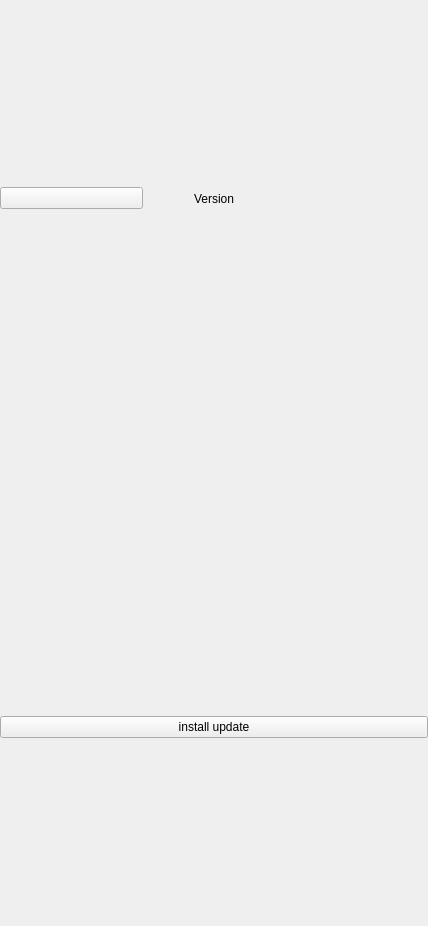
<?xml version="1.0" encoding="UTF-8"?>
<ui version="4.0">
 <class>VersionUpdate</class>
 <widget class="QWidget" name="VersionUpdate">
  <property name="geometry">
   <rect>
    <x>0</x>
    <y>0</y>
    <width>428</width>
    <height>926</height>
   </rect>
  </property>
  <property name="windowTitle">
   <string>Form</string>
  </property>
  <layout class="QVBoxLayout" name="verticalLayout">
   <property name="spacing">
    <number>0</number>
   </property>
   <property name="leftMargin">
    <number>0</number>
   </property>
   <property name="topMargin">
    <number>0</number>
   </property>
   <property name="rightMargin">
    <number>0</number>
   </property>
   <property name="bottomMargin">
    <number>0</number>
   </property>
   <item>
    <widget class="KelGuiWidget" name="Background">
     <property name="cssStyle">
      <string>backgroundcolor splashscreen_background</string>
     </property>
     <layout class="QHBoxLayout" name="horizontalLayout_2">
      <property name="spacing">
       <number>0</number>
      </property>
      <property name="leftMargin">
       <number>0</number>
      </property>
      <property name="topMargin">
       <number>0</number>
      </property>
      <property name="rightMargin">
       <number>0</number>
      </property>
      <property name="bottomMargin">
       <number>0</number>
      </property>
      <item>
       <widget class="KelGuiWidget" name="MainWidget">
        <property name="cssStyle">
         <string>base-widget</string>
        </property>
        <layout class="QVBoxLayout" name="verticalLayout_2">
         <property name="spacing">
          <number>0</number>
         </property>
         <property name="leftMargin">
          <number>0</number>
         </property>
         <property name="topMargin">
          <number>0</number>
         </property>
         <property name="rightMargin">
          <number>0</number>
         </property>
         <property name="bottomMargin">
          <number>0</number>
         </property>
         <item>
          <widget class="KelGuiWidget" name="kelGuiWidget_2">
           <property name="cssStyle">
            <string>ver-top-spacer</string>
           </property>
          </widget>
         </item>
         <item>
          <widget class="KelGuiWidget" name="widget">
           <property name="cssStyle">
            <string>ver-title-text</string>
           </property>
           <layout class="QHBoxLayout" name="horizontalLayout_4">
            <property name="spacing">
             <number>0</number>
            </property>
            <property name="leftMargin">
             <number>0</number>
            </property>
            <property name="topMargin">
             <number>0</number>
            </property>
            <property name="rightMargin">
             <number>0</number>
            </property>
            <property name="bottomMargin">
             <number>0</number>
            </property>
            <item>
             <widget class="KelGuiPushButton" name="btnReturn">
              <property name="style">
               <enum>KelGuiPushButton::Custom</enum>
              </property>
              <property name="custom">
               <url>
                <string>qrc:/gui/ui/asset/ic_close.png</string>
               </url>
              </property>
              <property name="customHover">
               <url>
                <string>qrc:/gui/ui/asset/ic_close.png</string>
               </url>
              </property>
              <property name="customPushed">
               <url>
                <string>qrc:/gui/ui/asset/ic_close.png</string>
               </url>
              </property>
              <property name="cssStyle" stdset="0">
               <string>bugrep-close-btn</string>
              </property>
             </widget>
            </item>
            <item>
             <widget class="KelGuiLabel" name="kelGuiLabel">
              <property name="text">
               <string>Version</string>
              </property>
              <property name="alignment">
               <set>Qt::AlignCenter</set>
              </property>
              <property name="cssStyle">
               <string>bugrep-title-text normalbold font24 darkblue lato</string>
              </property>
             </widget>
            </item>
            <item>
             <widget class="KelGuiWidget" name="kelGuiWidget">
              <property name="cssStyle">
               <string>bugrep-close-btn</string>
              </property>
             </widget>
            </item>
           </layout>
          </widget>
         </item>
         <item>
          <widget class="KelGuiWidget" name="kelGuiWidget_3">
           <property name="cssStyle">
            <string>ver-top-content-spacer</string>
           </property>
          </widget>
         </item>
         <item>
          <widget class="KelGuiWidget" name="kelGuiWidget_6">
           <property name="cssStyle">
            <string>ver-title-img-container</string>
           </property>
           <layout class="QHBoxLayout" name="horizontalLayout">
            <property name="spacing">
             <number>0</number>
            </property>
            <property name="leftMargin">
             <number>0</number>
            </property>
            <property name="topMargin">
             <number>0</number>
            </property>
            <property name="rightMargin">
             <number>0</number>
            </property>
            <property name="bottomMargin">
             <number>0</number>
            </property>
            <item>
             <widget class="KelGuiLabel" name="kelGuiLabel_2">
              <property name="cssStyle">
               <string>login_logo</string>
              </property>
             </widget>
            </item>
           </layout>
          </widget>
         </item>
         <item>
          <widget class="KelGuiWidget" name="kelGuiWidget_4">
           <property name="cssStyle">
            <string>ver-button-spacer</string>
           </property>
          </widget>
         </item>
         <item>
          <widget class="KelGuiWidget" name="kelGuiWidget_7">
           <property name="cssStyle">
            <string>ver-button-container</string>
           </property>
           <layout class="QHBoxLayout" name="horizontalLayout_3">
            <property name="spacing">
             <number>0</number>
            </property>
            <property name="leftMargin">
             <number>0</number>
            </property>
            <property name="topMargin">
             <number>0</number>
            </property>
            <property name="rightMargin">
             <number>0</number>
            </property>
            <property name="bottomMargin">
             <number>0</number>
            </property>
            <item>
             <widget class="KelGuiPushButton" name="btnUpdate">
              <property name="text">
               <string>install update</string>
              </property>
             </widget>
            </item>
           </layout>
          </widget>
         </item>
         <item>
          <widget class="KelGuiWidget" name="kelGuiWidget_5"/>
         </item>
        </layout>
       </widget>
      </item>
     </layout>
    </widget>
   </item>
  </layout>
 </widget>
 <customwidgets>
  <customwidget>
   <class>KelGuiPushButton</class>
   <extends>QPushButton</extends>
   <header>kelguipushbutton.h</header>
  </customwidget>
  <customwidget>
   <class>KelGuiLabel</class>
   <extends>QLabel</extends>
   <header>kelguilabel.h</header>
  </customwidget>
  <customwidget>
   <class>KelGuiWidget</class>
   <extends>QWidget</extends>
   <header>kelguiwidget.h</header>
   <container>1</container>
  </customwidget>
 </customwidgets>
 <resources/>
 <connections/>
</ui>
